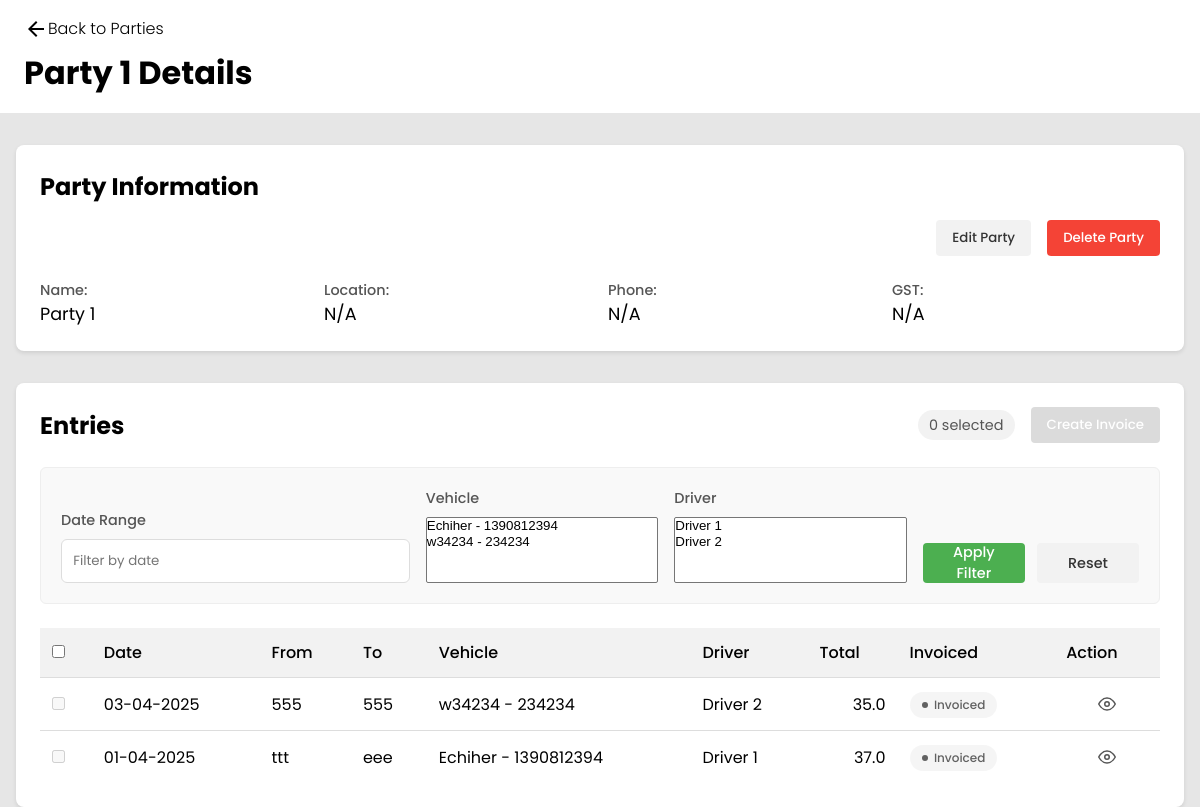
Page /parties/1/ on the committed database.
### main/models.py (models this page shows, shortened)
class Party(models.Model):
    name        = models.CharField(max_length=50)
    location    = models.CharField(max_length=50,null=True,blank=True)
    phone       = models.CharField(max_length=10,null=True,blank=True)
    gst         = models.CharField(max_length=15,null=True,blank=True)

class Entry(models.Model):
    date    = models.DateField()
    customer_from   = models.CharField(max_length=100)
    customer_to     = models.CharField(max_length=100)
    party           = models.ForeignKey(Party,on_delete=models.CASCADE)
    vehicle         = models.ForeignKey(Vehicle,on_delete=models.SET_NULL,null=True)
    driver          = models.ForeignKey(Driver,on_delete=models.SET_NULL,null=True)
    total           = models.CharField(max_length=100,null=True,blank=True)
    no_of_invoices  = models.IntegerField(default=0, null=True, blank=True)

class Vehicle(models.Model):
    name        = models.CharField(max_length=50)
    number      = models.CharField(max_length=10,null=True,blank=True)
    company     = models.ForeignKey(VehicleCompany,on_delete=models.CASCADE,null=True,blank=True)
    def __str__(self):
        return f"{self.name} - {self.number}"

class Driver(models.Model):
    name        = models.CharField(max_length=50)
    phone       = models.CharField(max_length=10,null=True,blank=True)
    def __str__(self):
        return f"{self.name}"

### main/views.py (the view)
# urls.py: path("parties/<int:party_id>/", party_details_view, name="party_details"),
def party_details_view(request, party_id):
    party = Party.objects.get(pk=party_id)
    entries = Entry.objects.filter(party=party).order_by('-date')
    return render(request, "party_details.html", {
        "party": party,
        "entries": entries,
        "vehicles": Vehicle.objects.all(),
        "drivers": Driver.objects.all(),
    })

### main/templates/party_details.html (shortened to what this page needs)
<!DOCTYPE html>
<html lang="en">
<head>
    {% load static %}
    <link rel="stylesheet" href="https://cdn.jsdelivr.net/npm/flatpickr/dist/flatpickr.min.css">
    <link rel="stylesheet" href="{% static 'css/party_details.css' %}">
    <link rel="stylesheet" href="https://cdn.jsdelivr.net/npm/sweetalert2@11/dist/sweetalert2.min.css">
    <link rel="stylesheet" href="https://cdn.jsdelivr.net/npm/choices.js/public/assets/styles/choices.min.css">
</head>
<body>
    <nav>
        <a href="{% url 'parties' %}">
            <svg xmlns="http://www.w3.org/2000/svg" height="24px" viewBox="0 -960 960 960" width="24px" fill="#000000">
                <path d="m313-440 224 224-57 56-320-320 320-320 57 56-224 224h487v80H313Z" />
            </svg>
            Back to Parties
        </a>
        <h2>{{ party.name }} Details</h2>
    </nav>
    <div class="container">
        <div class="party-info">
            <h3>Party Information</h3>
            <div class="party-actions">
                <button id="edit-party-btn" class="btn-secondary">Edit Party</button>
                <button id="delete-party-btn" class="btn-danger">Delete Party</button>
            </div>
            <div class="info-grid">
                <div class="info-item">
                    <span class="label">Name:</span>
                    <span class="value">{{ party.name }}</span>
                </div>
                <div class="info-item">
                    <span class="label">Location:</span>
                    <span class="value">{{ party.location|default:"N/A" }}</span>
                </div>
                <div class="info-item">
                    <span class="label">Phone:</span>
                    <span class="value">{{ party.phone|default:"N/A" }}</span>
                </div>
                <div class="info-item">
                    <span class="label">GST:</span>
                    <span class="value">{{ party.gst|default:"N/A" }}</span>
                </div>
            </div>
        </div>
        <div class="entries-section">
            <div class="entries-header">
                <h3>Entries</h3>
                <div class="header-actions">
                    <div class="selection-counter" id="selection-counter">0 selected</div>
                    <button id="create-invoice-btn" class="btn-primary" disabled>Create Invoice</button>
                </div>
            </div>
            <div class="filter-section">
                <div class="filter-grid">
                    <div class="filter-item">
                        <label for="date-filter">Date Range</label>
                        <input type="text" id="date-filter" class="date-range-input" placeholder="Filter by date" readonly>
                    </div>
                    <div class="filter-item">
                        <label for="vehicle-filter">Vehicle</label>
                        <select id="vehicle-filter" multiple>
                            {% for vehicle in vehicles %}
                                <option value="{{ vehicle }}">{{ vehicle }}</option>
                            {% endfor %}
                        </select>
                    </div>
                    <div class="filter-item">
                        <label for="driver-filter">Driver</label>
                        <select id="driver-filter" multiple>
                            {% for driver in drivers %}
                                <option value="{{ driver }}">{{ driver }}</option>
                            {% endfor %}
                        </select>
                    </div>
                    <div class="filter-actions">
                        <button id="apply-filter-btn" class="btn-primary">Apply Filter</button>
                        <button id="reset-filter-btn" class="btn-secondary">Reset</button>
                    </div>
                </div>
            </div>
            <form id="invoice-form" method="post" action="{% url 'create_invoice' %}">
                <div class="table-container">
                    <table>
                        <thead>
                            <tr>
                                <th><input type="checkbox" id="select-all"></th>
                                <th>Date</th>
                                <th>From</th>
                                <th>To</th>
                                <th>Vehicle</th>
                                <th>Driver</th>
                                <th>Total</th>
                                <th>Invoiced</th>
                                <th>Action</th>
                            </tr>
                        </thead>
                        <tbody>
                            {% for entry in entries %}
                            <tr>
                                <td>
                                    <input type="checkbox" name="entry_ids" value="{{ entry.id }}" class="entry-checkbox"
                                        {% if entry.no_of_invoices > 0 %}disabled{% endif %}>
                                </td>
                                <td>{{ entry.date|date:"d-m-Y" }}</td>
                                <td>{{ entry.customer_from }}</td>
                                <td>{{ entry.customer_to }}</td>
                                <td>{{ entry.vehicle|default:"N/A" }}</td>
                                <td>{{ entry.driver|default:"N/A" }}</td>
                                <td style="text-align: end;">{{ entry.total }}</td>
                                <td>
                                    {% if entry.no_of_invoices > 0 %}
                                        <span class="tag tag-invoiced">
                                            <span class="tag-dot"></span>
                                            Invoiced
                                        </span>
                                    {% else %}
                                        <span class="tag tag-not-invoiced">
                                            <span class="tag-dot"></span>
                                            Not Invoiced
                                        </span>
                                    {% endif %}
                                </td>
                                <td>
                                    <a href="{% url 'entry_details' entry.id %}" class="view-entry-btn" title="View Details">
                                        <svg xmlns="http://www.w3.org/2000/svg" width="18" height="18" viewBox="0 0 24 24" fill="none" stroke="currentColor" stroke-width="2" stroke-linecap="round" stroke-linejoin="round">
                                            <path d="M1 12s4-8 11-8 11 8 11 8-4 8-11 8-11-8-11-8z"></path>
                                            <circle cx="12" cy="12" r="3"></circle>
                                        </svg>
                                    </a>
                                </td>
                            </tr>
                            {% empty %}
                            <tr>
                                <td colspan="9">No entries found for this party.</td>
                            </tr>
                            {% endfor %}
                        </tbody>
                    </table>
                </div>
            </form>
        </div>
    </div>
</body>
</html>

### rows in the picture
Party: name "Party 1", location "N/A", phone "N/A", gst "N/A"
Entry: date "03-04-2025", customer_from "555", customer_to "555", vehicle "w34234 - 234234", driver "Driver 2", total "35.0", shows "Invoiced"
Entry: date "01-04-2025", customer_from "ttt", customer_to "eee", vehicle "Echiher - 1390812394", driver "Driver 1", total "37.0", shows "Invoiced"
